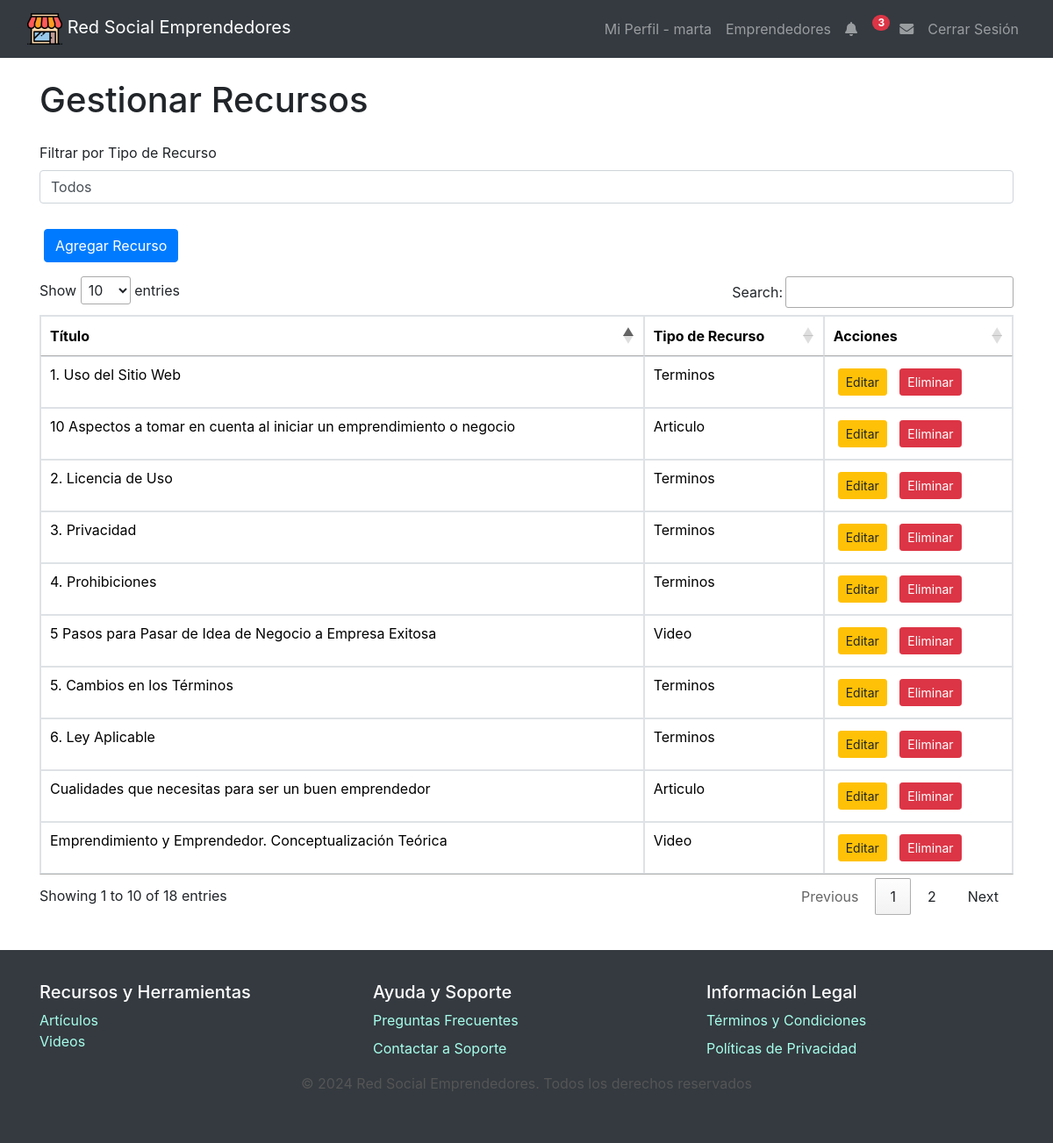
The app's page /gestionarRecursos.php (signed in) with its own data.
### tables this page shows
CREATE TABLE recursos (
    id_Recurso INT AUTO_INCREMENT PRIMARY KEY,
    titulo VARCHAR(255) NOT NULL,
    autor VARCHAR(100),
    contenido TEXT,
    fecha_Publicacion DATE,
    tipo_recurso ENUM('Articulo','Video','FAQ','Privacidad','Terminos') NOT NULL
);

### gestionarRecursos.php (the view, shortened to what this page needs)
<?php
$pageTitle = "Gestionar Recursos";
include './plantillas/header.php';
require 'db.php';
$query = "SELECT * FROM recursos";
$result = mysqli_query($conn, $query);
?>
<!DOCTYPE html>
<html lang="es">
<head>
    <link href="https://stackpath.bootstrapcdn.com/bootstrap/4.5.2/css/bootstrap.min.css" rel="stylesheet">
    <link rel="stylesheet" href="https://cdn.datatables.net/1.13.4/css/jquery.dataTables.min.css">
</head>
<body>
    <div class="container mt-4">
        <h1 class="mb-4"><?php echo $pageTitle; ?></h1>
        <div class="form-group mb-4">
            <label for="filterType">Filtrar por Tipo de Recurso</label>
            <select class="form-control" id="filterType">
                <option value="">Todos</option>
            </select>
        </div>
        <button class="btn btn-primary mb-3" data-toggle="modal" data-target="#addResourceModal">Agregar Recurso</button>
        <table class="table table-bordered" id="resourcesTable">
            <thead>
                <tr>
                    <th>Título</th>
                    <th>Tipo de Recurso</th>
                    <th>Acciones</th>
                </tr>
            </thead>
            <tbody>
                <?php while ($row = mysqli_fetch_assoc($result)): ?>
                    <tr>
                        <td><?php echo htmlspecialchars($row['titulo']); ?></td>
                        <td><?php echo htmlspecialchars($row['tipo_recurso']); ?></td>
                        <td>
                            <button class="btn btn-warning btn-sm" data-toggle="modal" data-target="#editResourceModal" data-id="<?php echo $row['id_Recurso']; ?>" data-titulo="<?php echo htmlspecialchars($row['titulo']); ?>" data-autor="<?php echo htmlspecialchars($row['autor']); ?>" data-contenido="<?php echo htmlspecialchars($row['contenido']); ?>" data-fecha="<?php echo htmlspecialchars($row['fecha_Publicacion']); ?>" data-tipo="<?php echo htmlspecialchars($row['tipo_recurso']); ?>">Editar</button>
                            <a href="eliminarRecurso.php?id=<?php echo $row['id_Recurso']; ?>" class="btn btn-danger btn-sm" onclick="return confirm('¿Estás seguro de que deseas eliminar este recurso?');">Eliminar</a>
                        </td>
                    </tr>
                <?php endwhile; ?>
            </tbody>
        </table>
    </div>
    <?php
        include './plantillas/footer.php';
    ?>
</body>
</html>

### plantillas/header.php (shortened to what this page needs)
<?php
require 'db.php';
$current_user = $_SESSION['username'];
$sql_negocios = "SELECT id_Negocio FROM negocios WHERE usuario_Dueno = '$current_user'";
$result_negocios = $conn->query($sql_negocios);
$negocios_ids = [];
while ($row = $result_negocios->fetch_assoc()) {
    $negocios_ids[] = $row['id_Negocio'];
}
if (empty($negocios_ids)) {
    $num_notificaciones = 0;
} else {
    $negocios_ids_list = implode(',', $negocios_ids);
    $sql_count_notificaciones = "SELECT COUNT(*) AS num_notificaciones
                                 FROM me_gusta m
                                 JOIN productos p ON m.cod_Producto = p.id_Producto
                                 JOIN negocios n ON p.cod_Negocio = n.id_Negocio
                                 WHERE n.id_Negocio IN ($negocios_ids_list) AND m.visto = 0";
    $result_count_notificaciones = $conn->query($sql_count_notificaciones);
    $count_row = $result_count_notificaciones->fetch_assoc();
    $num_notificaciones = $count_row['num_notificaciones'];
}
?>
<!DOCTYPE html>
<html lang="es">
<head>
    <link rel="stylesheet" href="./css/styles.css">
    <link href="./css/bootstrap.min.css" rel="stylesheet">
    <link rel="stylesheet" href="https://cdn.jsdelivr.net/npm/sweetalert2@11/dist/sweetalert2.min.css">
    <link rel="stylesheet" href="https://cdnjs.cloudflare.com/ajax/libs/font-awesome/5.15.3/css/all.min.css">
</head>
<body>
    <nav class="navbar navbar-expand-lg navbar-dark bg-dark">
        <div class="container-fluid">
            <a class="navbar-brand" href="emprendedores.php">
                <img src="./images/logo.png" alt="Logo" class="logo">
                Red Social Emprendedores
            </a>
            <div class="collapse navbar-collapse" id="navbarNav">
                <ul class="navbar-nav ms-auto">
                    <li class="nav-item">
                        <a class="nav-link" href="perfil.php">Mi Perfil - <?php echo $current_user; ?> </a>
                    </li>
                    <li class="nav-item">
                        <a class="nav-link" href="emprendedores.php">Emprendedores</a>
                    </li>
                    <li class="nav-item position-relative">
                    <li class="nav-item notification-icon">
                <a class="nav-link" href="notificaciones.php">
                    <i class="fas fa-bell"></i>
                    <?php if ($num_notificaciones > 0): ?>
                        <span class="badge rounded-pill bg-danger badge-counter ms-2""><?php echo $num_notificaciones; ?></span>
                    <?php endif; ?>
                </a>
            </li>
                    </li>
                    <li class="nav-item position-relative">
                        <a class="nav-link" href="messages.php">
                            <i class="fas fa-envelope"></i>
                        </a>
                    </li>
                    <li class="nav-item ms-auto">
                        <a class="nav-link" href="salir.php">Cerrar Sesión</a>
                    </li>
                </ul>
            </div>
        </div>
    </nav>
</body>
</html>

### plantillas/footer.php (shortened to what this page needs)
<footer class="footer mt-auto py-3 bg-dark text-white">
    <div class="container">
        <div class="row">
            <div class="col-md-4">
                <h5>Recursos y Herramientas</h5>
                <ul class="list-unstyled">
                    <li class="mb-8"><a class="footer-link" href="./articulos.php">Artículos</a></li>
                    <li class="mb-8"><a class="footer-link" href="./videos.php">Videos</a></li>
                </ul>
            </div>
            <div class="col-md-4">
                <h5>Ayuda y Soporte</h5>
                <ul class="list-unstyled">
                    <li class="mb-2"><a class="footer-link" href="./preguntasFrecuentes.php">Preguntas Frecuentes</a></li>
                    <li class="mb-2"><a class="footer-link" href="./contactarSoporte.php">Contactar a Soporte</a></li>
                </ul>
            </div>
            <div class="col-md-4">
                <h5>Información Legal</h5>
                <ul class="list-unstyled">
                    <li class="mb-2"><a class="footer-link" href="./terminosCondiciones.php">Términos y Condiciones</a></li>
                    <li class="mb-2"><a class="footer-link" href="./privacidad.php">Políticas de Privacidad</a></li>
                </ul>
            </div>
        </div>
        <p class="text-center mt-8">© <?php echo date('Y'); ?> Red Social Emprendedores. Todos los derechos reservados</p>
    </div>
</footer>
</body>
</html>

### css/styles.css (style rules this page uses)
html, body { height: 100%; margin: 0; }
body { font-family: Arial, sans-serif; background-color: #e0f7fa; display: flex; flex-direction: column; }
.navbar { background-color: #00897b; }
.logo { width: 40px; height: 40px; }
.container { margin-top: 20px; padding: 0 15px; margin-bottom: 40px; }
.footer-link { color: #a7ffeb; text-decoration: none; }
.footer { padding: 20px 0; background-color: #00897b; margin-top: auto; width: 100%; position: relative; }
h1 { font-size: 2rem; color: #00796b; margin-bottom: 15px; }
p { font-size: 1rem; color: #555; }
.btn { padding: 8px 16px; font-size: 1rem; border-radius: 5px; margin: 5px; transition: background-color 0.3s, transform 0.3s; }
.btn-primary { background-color: #00897b; border: none; }
.navbar-nav .nav-item .badge-counter { position: relative; top: 0; left: 5px; transform: translateY(-50%); font-size: 0.75rem; padding: 0.25em 0.5em; }
.nav-item { display: flex; align-items: center; }
.badge-counter { margin-left: 5px; }
.form-control { border-radius: 5px; border: 1px solid #00796b; box-shadow: none; transition: border-color 0.3s; }

### plantillas/header.php (style rules this page uses)
.nav-item .badge-counter { position: absolute; top: -10px; right: -10px; font-size: 0.75rem; }
.nav-link { position: relative; }

### records on screen
recursos: titulo "Cualidades que necesitas para ser un buen emprendedor", tipo_recurso "Articulo"
recursos: titulo "10 Aspectos a tomar en cuenta al iniciar un emprendimiento o negocio", tipo_recurso "Articulo"
recursos: titulo "Emprendimiento y Emprendedor. Conceptualización Teórica", tipo_recurso "Video"
recursos: titulo "5 Pasos para Pasar de Idea de Negocio a Empresa Exitosa", tipo_recurso "Video"
recursos: titulo "1. Uso del Sitio Web", tipo_recurso "Terminos"
recursos: titulo "2. Licencia de Uso", tipo_recurso "Terminos"
recursos: titulo "3. Privacidad", tipo_recurso "Terminos"
recursos: titulo "4. Prohibiciones", tipo_recurso "Terminos"
recursos: titulo "5. Cambios en los Términos", tipo_recurso "Terminos"
recursos: titulo "6. Ley Aplicable", tipo_recurso "Terminos"

### other values on screen
$current_user "marta"
$num_notificaciones "3"
$pageTitle "Gestionar Recursos"
